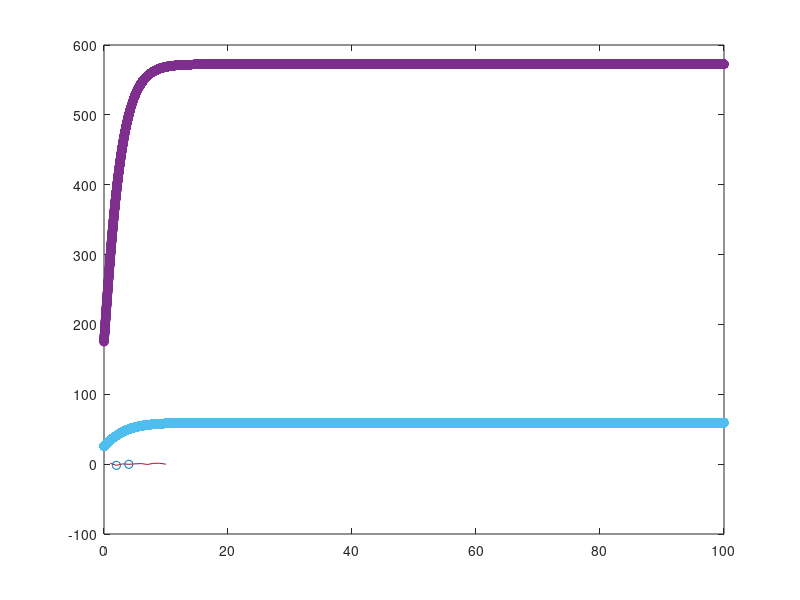

MATLAB code to generate this figure: (Note: this script raises an error after producing the figure.)
% q=0.0125;
% L_inf=28.4;
% K=0.37;
% t_0=-0.2;
% % Write Von-Bert Function
% 
% W_inf=q*(L_inf^3);
% W_inf*((1-exp(-K*(t-t_0)))^3);
% W=q*(L^growth_exp);
% L=(W/q)^(1/growth_exp);


W_max=500;
growth_exp=3;%Growth exponent, 3 is for isometric growth (Sangun et al. 2007)
q=0.0125;%Conversion factor from weight to length
t_max=0; %Age at maturity
L_max=(W_max/q)^(1/growth_exp);%(Sangun et al. 2007)
L_inf=(10^0.044)*(L_max^0.9841);
t=0:t_max*2;
K=3/t_max;% Set according to W_inf
t_0=t_max+((1/K)*log(1-(L_max/L_inf)));
L_t=L_inf*(1-exp(-K*(t-t_0)));%von-Bertalanffy growth model
% plot(t,L_t), hold on,
% plot(t,L_t,'o');
W_t=q*(L_t.^growth_exp);%(Sangun et al. 2007)
plot(t,W_t), hold on,
plot(t,W_t,'o');


W_inf=10^(0.044*growth_exp)*q^(1-0.9841)*W_max^0.9841;
t_max=4; %Age at maturity
K=0.5;%0.37;% Set according to W_inf
t_0=t_max+(1/K)*log(1-(W_max/W_inf)^(1/growth_exp));
t=0:t_max;
t=0:0.001:100;
W_t=W_inf*(1-exp(-K*(t-t_0))).^growth_exp;
% plot(t,W_t), hold on,
% plot(t_max,W_max,'o');
%Plot 4 stages
plot(t,W_t), hold on,
plot(t,W_t,'o');


%%%%%%%%%%%%%%%%%%%%%%%%%%%%%%%%%%%%%%

W_max=50;
growth_exp=3;
q=0.0125;
W_inf=10^(0.044*growth_exp)*q^(1-0.9841)*W_max^0.9841;
t_max=4; %Age at maturity
K=0.37;% Set according to W_inf
t_0=t_max+(1/K)*log(1-(W_max/W_inf)^(1/growth_exp));
t=0:t_max;
t=0:0.001:100;
%t=0:0.001:t_max*2;
W_t=W_inf*(1-exp(-K*(t-t_0))).^growth_exp;
% plot(t,W_t), hold on,
% plot(t_max,W_max,'o');
%Plot 4 stages
plot(t,W_t), hold on,
plot(t,W_t,'o');


%%%%%%%%%%%%%%%%%%%%%%%%%%%%%%%%%%%%%%

 X=1:10;Y=randn(1,10);
 plot(X,Y), hold on,
 Marked=[X(2) Y(2); X(4)  Y(4)];
 plot(Marked(:,1),Marked(:,2),'o');

%Old stuff
syms L_max Length W_max K t_max t;

L_inf(L_max)=(10^0.044)*L_max^0.9841;
Weight(Length)=q*Length^growth_exp;

t_0(t_max,K,W_max,W_inf)=t_max+(1/K)*log(1-(W_max/W_inf)^(1/growth_exp));
W_t(W_inf,K,t,t_0)=W_inf*(1-exp(-K*(t-t_0)))^growth_exp;

q=0.0125;
L_inf=28.4;
K=0.37;
t_0=-0.2;



W_t()

%%%%%%%%%%%%%%%%%comments






function y = computeSquare(x)
y = x.^2;
end

f = @computeSquare;
a = 4;
b = f(a)




function y = average(x)
if ~isvector(x)
    error('Input must be a vector')
end
y = sum(x)/length(x); 
end

z = 1:99;
average(z)

% Compute the value of the integrand at 2*pi/3.
x = 2*pi/3;
y = myIntegrand(x)

% Compute the area under the curve from 0 to pi.
xmin = 0;
xmax = pi;
f = @myIntegrand;
a = integral(f,xmin,xmax)

function y = myIntegrand(x)
y = sin(x).^3;
end













syms L_max Length W_max K t_max t;
growth_exp=3;
q=0.0125;
L_inf(L_max)=(10^0.044)*L_max^0.9841;
Weight(Length)=q*Length^growth_exp;
W_inf(W_max)=10^(0.044*growth_exp)*q^(1-0.9841)*W_max^0.9841;
t_0(t_max,K,W_max,W_inf)=t_max+(1/K)*log(1-(W_max/W_inf)^(1/growth_exp));
W_t(W_inf,K,t,t_0)=W_inf*(1-exp(-K*(t-t_0)))^growth_exp;

q=0.0125;
L_inf=28.4;
K=0.37;
t_0=-0.2;



W_t()



